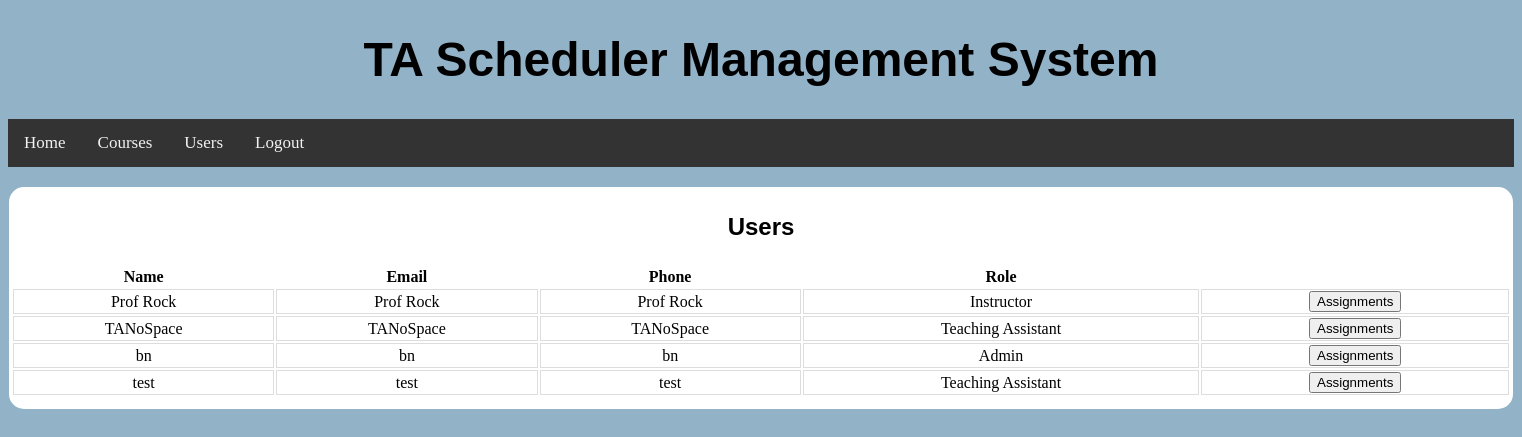
The app's page /users/ (signed in), older data.
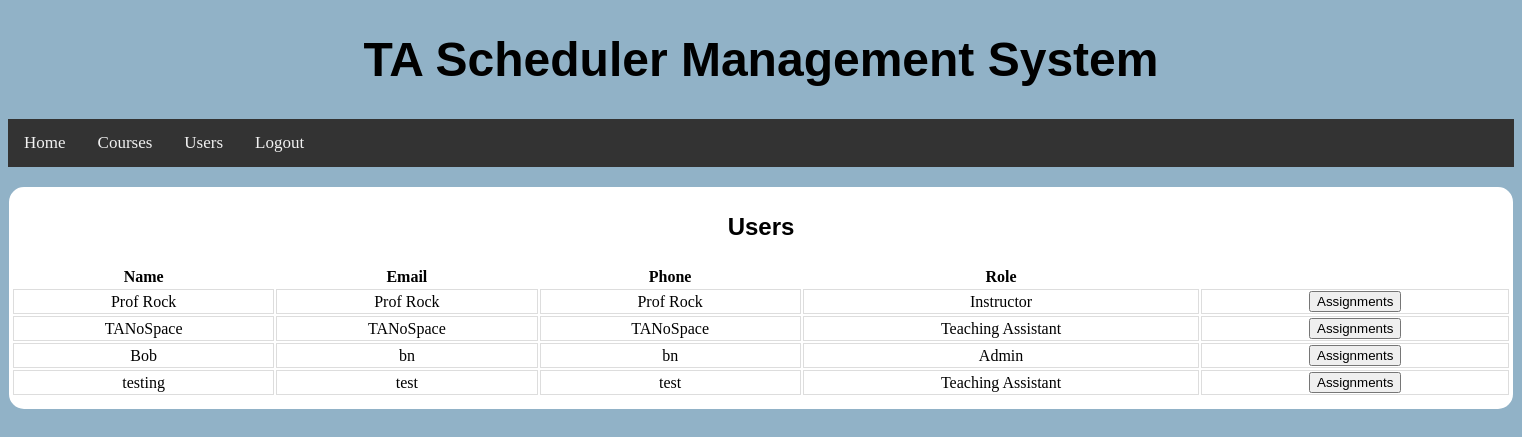
The same page, newer data.
### BackendWork/models.py (models this page shows, shortened)
class MyUser(models.Model):
    ROLE_CHOICES = (('Teaching Assistant', 'TEACHING_ASSISTANT'), ('Instructor', 'INSTRUCTOR'), ('Admin', 'ADMIN'))
    username = models.CharField(max_length=20, unique=True)
    password = models.CharField(max_length=20)
    name = models.CharField(max_length=20)
    email = models.CharField(max_length=20)
    address = models.CharField(max_length=72)
    phone = models.CharField(max_length=10)
    role = models.CharField(max_length=30, choices=ROLE_CHOICES, default='Teaching Assistant')
    assignedClasses = models.ManyToManyField(ClassList, null=True, blank=True)

### BackendWork/views.py (the view, shortened to what this page needs)
# urls.py: path("users/", Users.as_view()),
class Users(View):
    def get(self, request):
        try:
            request.session["user"]
        except:
            return redirect("/")
        return render(request, "users.html", {'sessionUser': MyUser.objects.get(username=request.session["user"]),
                                              'users': MyUser.objects.all()})

### templates/users.html (shortened to what this page needs)
{% load static %}
<!DOCTYPE html>
<html lang="en">
<head>
    <link rel="stylesheet" type="text/css" href="{% static 'css/users.css' %}"/>
</head>
<div class="navContainer">
    <header class="header">
        <h1><a>TA Scheduler Management System</a></h1>
    </header>
    <div class="navigation">
        <li><a href="/home/">Home</a></li>
        <li><a href="/courses/">Courses</a></li>
        <li><a href="/users/">Users</a></li>
        <li><a href="/">Logout</a></li>
    </div>
</div>
<body>
<div class="container">
    <p class=header>Users</p>
    <div class="containerbox">
        <table>
            <tr>
                <th>Name</th>
                <th>Email</th>
                <th>Phone</th>
                <th>Role</th>
            </tr>
            <tr>
                {% for i in users %}
                    {% if editingUser == i.username %}
                        <form action="" method="post">
                            {% csrf_token %}
                            <td><input name="username" placeholder="{{ i.username }}"></td>
                            <td><input name="password" placeholder="{{ i.password }}"></td>
                            <td><input name="name" placeholder="{{ i.name }}"></td>
                            <td><input name="email" placeholder="{{ i.email }}"></td>
                            <td><input name="address" placeholder="{{ i.address }}"></td>
                            <td><input name="phone" placeholder="{{ i.phone }}"></td>
                            <td><select name="role" class="dropdownMenu">
                                <option value="Admin" {% if i.role == 'Admin' %}selected{% endif %}>Admin</option>
                                <option value="Instructor" {% if i.role == 'Instructor' %}selected{% endif %}>
                                    Instructor
                                </option>
                                <option value="Teaching Assistant"
                                        {% if i.role == 'Teaching Assistant' %}selected{% endif %}>Teaching Assistant
                                </option>
                            </select>
                            </td>
                            <td>
                                <button name="saveEditUser" value="{{ i.username }}">Save</button>
                        </form>
                        <td>
                            <a href="/users/">
                                <button>Cancel</button>
                            </a>
                        </td>
                        </td>
                    {% else %}
                        <td>{{ i.name }}</td>
                        <td>{{ i.email }}</td>
                        <td>{{ i.phone }}</td>
                        <td>{{ i.role }}</td>
                        <form action="" method="post">
                            <td>
                                <button name="viewAssignments" value="{{ i.username }}">Assignments</button>
                            </td>
                        </form>
                    {% endif %}
                    </tr>
                {% endfor %}
        </table>
    </div>
</div>
</body>
</html>

Row changes from the older to the newer data that the page shows:
removed MyUser: name "bn", email "bn", phone "bn", role "Admin"
removed MyUser: name "test", email "test", phone "test", role "Teaching Assistant"
added MyUser: name "Bob", email "bn", phone "bn", role "Admin"
added MyUser: name "testing", email "test", phone "test", role "Teaching Assistant"
